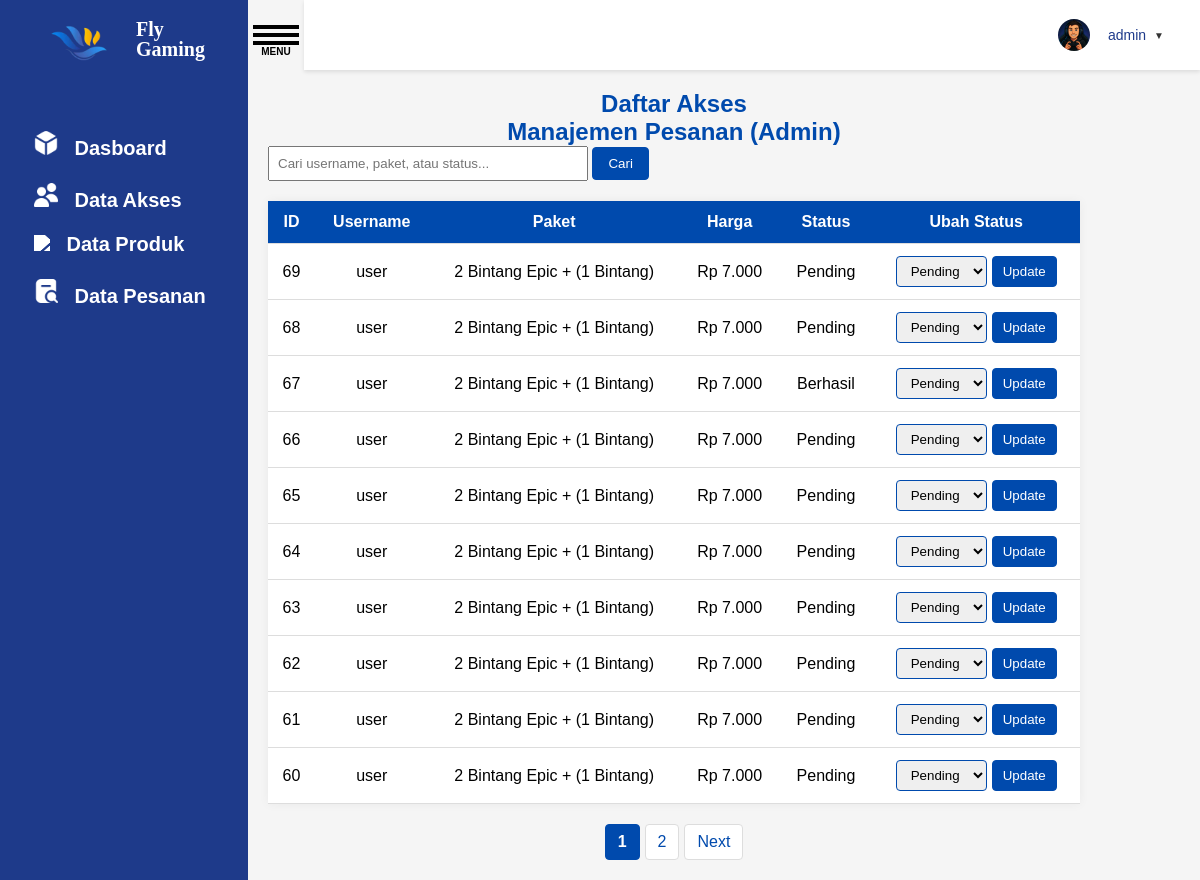
Screenshot of /data_pesanan.php (signed in) with the database file from the repository.
### tables this page shows
CREATE TABLE `data_joki` (
  `id` int(11) NOT NULL,
  `nickname` varchar(50) NOT NULL,
  `platform` enum('Moonton','Tiktok','Facebook') NOT NULL,
  `id_pengguna` varchar(50) NOT NULL,
  `catatan` text DEFAULT NULL,
  `paket` varchar(100) NOT NULL,
  `harga` int(11) NOT NULL,
  `metode_pembayaran` varchar(50) NOT NULL,
  `nominal_pembayaran` int(11) DEFAULT NULL,
  `nomor_whatsapp` varchar(20) DEFAULT NULL,
  `status` varchar(50) DEFAULT 'Pending',
  `tanggal_pesan` timestamp NOT NULL DEFAULT current_timestamp(),
  `invoice` varchar(20) NOT NULL
);

### saldo_navbar.php (called while the page is built, shortened)
<?php
$username = $_SESSION['username'];
$foto = $_SESSION['foto'];
?>

### data_pesanan.php (the view, shortened to what this page needs)
<?php include 'saldo_navbar.php'; ?>
<?php
include 'koneksi.php';
$search = isset($_GET['search']) ? mysqli_real_escape_string($koneksi, $_GET['search']) : '';
$where_clause = '';
$per_page = 10;
$page = isset($_GET['page']) ? (int)$_GET['page'] : 1;
$page = ($page < 1) ? 1 : $page;
$start = ($page - 1) * $per_page;
$query_total = "SELECT COUNT(*) as total FROM data_joki $where_clause";
$result_total = mysqli_query($koneksi, $query_total);
$total_data = mysqli_fetch_assoc($result_total)['total'];
$total_pages = ceil($total_data / $per_page);
$query = "SELECT * FROM data_joki $where_clause ORDER BY tanggal_pesan DESC LIMIT $start, $per_page";
$result = mysqli_query($koneksi, $query);
?>
<!DOCTYPE html>
<html>
<head>
</head>
<link rel="stylesheet" type="text/css" href="css/style_data_pesanan.css">
<link rel="stylesheet" type="text/css" href="css/style_dropdown.css">
<body>
    <div class="container">
        <div class="sidebar">
            <div class="header-logo">
                <div class="item-logo">
                    <a href="#">
                        <img src="img/logo.png" class="logo">
                    </a>
                    <span class="nama-logo">Fly Gaming</span>
                </div>
            </div>
            <div class="main">
                <div class="list-item">
                    <a href="dasboard.php">
                        <img src="img/dasboard.png" class="icon" active>
                        <span class="deskripsi">Dasboard</span>
                    </a>
                </div>
                <div class="list-item">
                    <a href="data_akses.php">
                        <img src="img/user2.png" class="icon" active>
                        <span class="deskripsi">Data Akses</span>
                    </a>
                </div>
                <div class="list-item">
                    <a href="data_produk.php">
                        <img src="img/produk.png" class="icon">
                        <span class="deskripsi">Data Produk</span>
                    </a>
                </div>
                <div class="list-item">
                    <a href="data_pesanan.php">
                        <img src="img/search-alt.png" class="icon">
                        <span class="deskripsi">Data Pesanan</span>
                    </a>
                </div>
            </div>
        </div>
        <div class="content">
            <div id="menu-button">
                <label for="menu-checkbox" id="menu-label">
                    <div id="hamburger"></div>
                </label>
            </div>
            <div class="navbar">
                <div class="user-dropdown">
                    <div class="profil">
                        <button class="dropdown-toggle">
                            <img src="<?= htmlspecialchars($foto) ?>" class="profil-pic">
                            <span class="profil-nama"><?= htmlspecialchars($username) ?></span>
                            <span class="dropdown-arrow">▼</span>
                        </button>
                    </div>
                </div>
            </div>
            <div class="grid">
                <div class="header-riwayat">
                    <h2>Daftar Akses</h2>
                    <h2>Manajemen Pesanan (Admin)</h2>
                    <form method="get" action="data_pesanan.php" style="margin-bottom: 20px;">
                        <input type="text" name="search" placeholder="Cari username, paket, atau status..."
                               value="<?= htmlspecialchars($search) ?>" style="padding: 8px; width: 300px;">
                        <button type="submit" style="padding: 8px 15px;">Cari</button>
                    </form>
                    <table>
                        <tr>
                            <th>ID</th>
                            <th>Username</th>
                            <th>Paket</th>
                            <th>Harga</th>
                            <th>Status</th>
                            <th>Ubah Status</th>
                        </tr>
                        <?php while ($row = mysqli_fetch_assoc($result)) { ?>
                        <tr>
                            <td><?= $row['id'] ?></td>
                            <td><?= htmlspecialchars($row['id_pengguna']) ?></td>
                            <td><?= htmlspecialchars($row['paket']) ?></td>
                            <td>Rp <?= number_format($row['harga'], 0, ',', '.') ?></td>
                            <td><?= ucfirst($row['status']) ?></td>
                            <td>
                                <form method="post" style="display: flex; justify-content: center; gap: 5px;">
                                    <select name="status">
                                        <option value="pending" <?= $row['status']=='pending'?'selected':'' ?>>Pending</option>
                                    </select>
                                    <button type="submit" name="update_status">Update</button>
                                </form>
                            </td>
                        </tr>
                        <?php } ?>
                    </table>
                    <div class="pagination" style="margin-top: 20px;">
                        <?php for ($i = 1; $i <= $total_pages; $i++): ?>
                            <a href="?page=<?= $i ?><?= !empty($search) ? '&search='.urlencode($search) : '' ?>"
                               <?= $i == $page ? 'style="font-weight:bold;"' : '' ?>>
                                <?= $i ?>
                            </a>
                        <?php endfor; ?>
                        <?php if ($page < $total_pages): ?>
                            <a href="?page=<?= $page+1 ?><?= !empty($search) ? '&search='.urlencode($search) : '' ?>">Next</a>
                        <?php endif; ?>
                    </div>
                </div>
            </div>
        </div>
    </div>
</body>
</html>

### css/style_data_pesanan.css (style rules this page uses)
* { font-family: 'Ubuntu', sans-serif; padding: 0; margin: 0; }
.container { display: flex; min-height: 100vh; }
.navbar { position: fixed; top: 0; left: 304px; right: 0; height: 70px; background-color: white; box-shadow: 0 2px 4px rgba(0,0,0,0.1); display: flex; justify-content: flex-end; align-items: center; padding: 0 24px; z-index: 99; transition: all 0.3s ease; }
.sidebar { background-color: #1e3a8a; width: 260px; padding: 24px; display: flex; box-sizing: border-box; flex-direction: column; transition: all ease-in .3s; }
.content { background-color: whitesmoke; width: 100%; height: 100vh; overflow: auto; }
.nama-logo { font-family: 'Ubuntu'; height: 200px; font-style: normal; font-weight: 700; font-size: 20px; line-height: 20px; color: white; }
.sidebar a { text-decoration: none; }
.item-logo { display: flex; flex-direction: row; align-items: center; width: 200px; padding: 12px 10px; height: 40px; box-sizing: border-box; }
.logo { align-items: center; width: 90px; height: 90px; margin-right: 12px; }
.nama-logo { align-items: center; margin-top: 150px; }
.main { margin-top: 55px; }
.list-item { display: flex; flex-direction: row; align-items: center; padding: 12px 10px; border-radius: 8px; box-sizing: border-box; }
.list-item .deskripsi { font-weight: bold; font-size: 20px; }
.deskripsi { font-style: normal; font-weight: 400; font-size: 18px; line-height: 18px; text-align: center; color: white; }
.icon { width: 18px; margin-right: 12px; }
.sidebar .icon { filter: brightness(0) invert(1); width: 24px; height: auto; }
#menu-button { width: 46px; position: absolute; overflow: hidden; margin-left: 5px; margin-top: 25px; }
#menu-label { position: relative; display: block; height: 100px; cursor: pointer; }
#hamburger,#menu-label:after,#menu-label:before { position: absolute; left: 0; width: 100%; height: 4px; background-color: black; }
#menu-label:after,#menu-label:before { content: ""; transition: 0.4s cubic-bezier(0.075, 0.82, 0.165, 1) left; }
#menu-label:before { top: 0; }
#menu-label:after { top: 8px; }
#hamburger { top: 16px; }
#hamburger:before { font-size: 10px; content: "MENU"; position: absolute; top: 5px; right: 0; left: 0; color: black; font-weight: bold; text-align: center; bottom: 20px; }
.profil { display: flex; align-items: center; }
.profil-pic { width: 32px; height: 32px; border-radius: 50%; margin-left: 15px; margin-right: 10px; }
.profil-nama { font-weight: 500; color: #1e3a8a; }
.grid { padding: 20px; margin-top: 70px; margin-right: 100px; display: grid; grid-template-columns: 1fr; gap: 16px; }
.header-logo { display: flex; align-items: center; }
.pagination { display: flex; justify-content: center; gap: 5px; margin-top: 20px; }
.pagination a { padding: 8px 12px; background-color: white; color: #004aad; border: 1px solid #ddd; border-radius: 4px; text-decoration: none; transition: all 0.3s ease; }
.pagination a[style*="font-weight:bold"] { background-color: #004aad; color: white; border-color: #004aad; }
h2 { color: #004aad; text-align: center; }
table { width: 100%; border-collapse: collapse; background-color: #ffffff; box-shadow: 0 0 10px rgba(0,0,0,0.05); }
th, td { padding: 12px; text-align: center; border-bottom: 1px solid #ddd; }
th { background-color: #004aad; color: white; }
select, button { padding: 6px 10px; border: 1px solid #004aad; border-radius: 4px; }
button { background-color: #004aad; color: white; cursor: pointer; }

### css/style_dropdown.css (style rules this page uses)
.user-dropdown { position: relative; display: inline-block; margin-left: 15px; }
.dropdown-toggle { background-color: transparent; color: #333; padding: 8px 12px; border: none; border-radius: 5px; cursor: pointer; font-size: 14px; display: flex; align-items: center; gap: 8px; }
.dropdown-arrow { font-size: 10px; }
.navbar { display: flex; align-items: center; gap: 15px; }
.profil { display: flex; align-items: center; gap: 8px; }

### rows the page displays
data_joki: id "69", id_pengguna "user", paket "2 Bintang Epic + (1 Bintang)", harga "7.000", status "Pending"
data_joki: id "68", id_pengguna "user", paket "2 Bintang Epic + (1 Bintang)", harga "7.000", status "Pending"
data_joki: id "67", id_pengguna "user", paket "2 Bintang Epic + (1 Bintang)", harga "7.000", status "Berhasil"
data_joki: id "66", id_pengguna "user", paket "2 Bintang Epic + (1 Bintang)", harga "7.000", status "Pending"
data_joki: id "65", id_pengguna "user", paket "2 Bintang Epic + (1 Bintang)", harga "7.000", status "Pending"
data_joki: id "64", id_pengguna "user", paket "2 Bintang Epic + (1 Bintang)", harga "7.000", status "Pending"
data_joki: id "63", id_pengguna "user", paket "2 Bintang Epic + (1 Bintang)", harga "7.000", status "Pending"
data_joki: id "62", id_pengguna "user", paket "2 Bintang Epic + (1 Bintang)", harga "7.000", status "Pending"
data_joki: id "61", id_pengguna "user", paket "2 Bintang Epic + (1 Bintang)", harga "7.000", status "Pending"
data_joki: id "60", id_pengguna "user", paket "2 Bintang Epic + (1 Bintang)", harga "7.000", status "Pending"

### other values shown
$username "admin"
